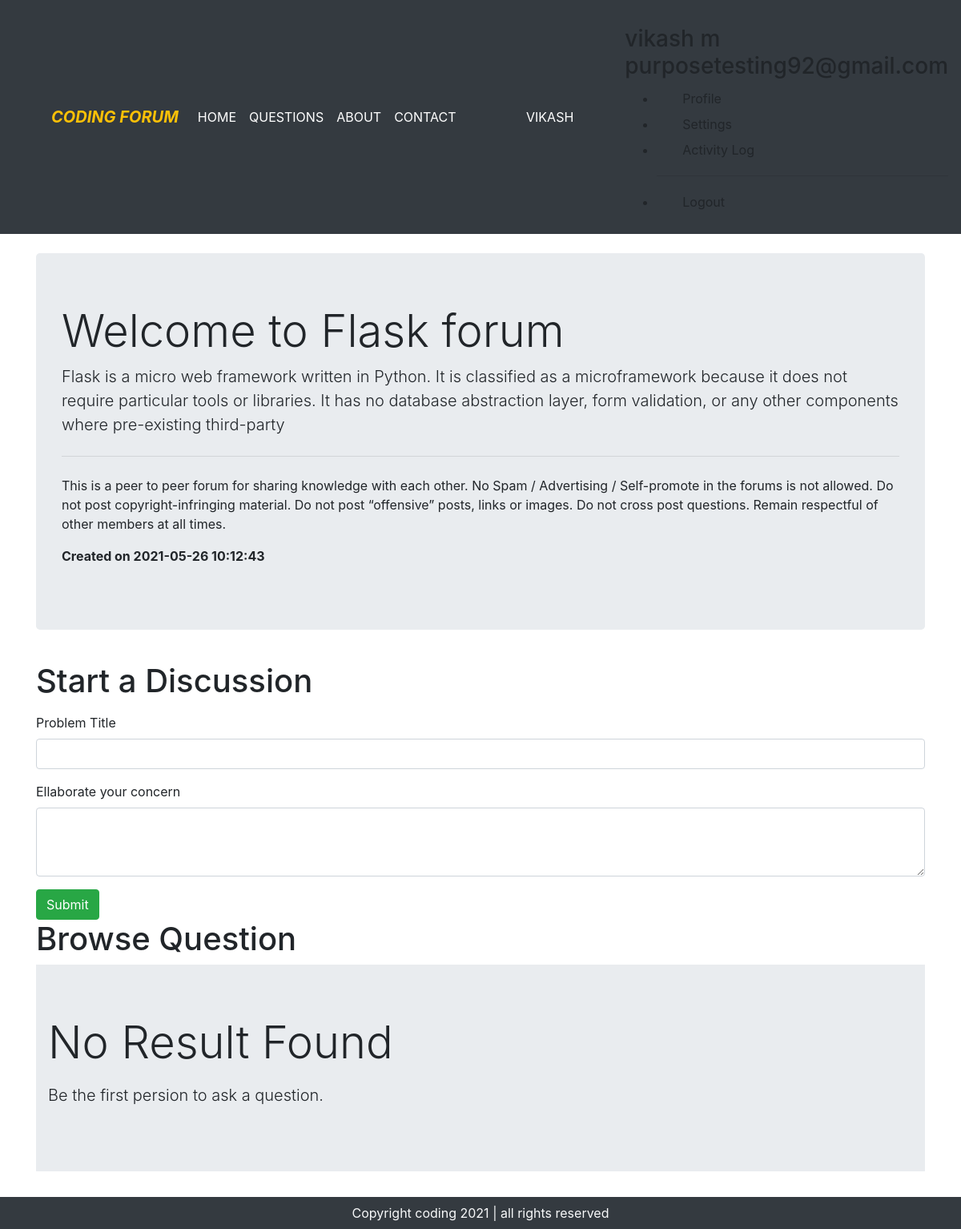
Screenshot of /threadlist.php?cat_id=4 (signed in) with the database file from the repository.
### tables this page shows
CREATE TABLE `categories` (
  `category_id` int(8) NOT NULL,
  `category_name` varchar(255) NOT NULL,
  `category_description` varchar(255) NOT NULL,
  `created` datetime NOT NULL DEFAULT current_timestamp()
);

### threadlist.php (the view, shortened to what this page needs)
<?php
    include 'partials/dbconnection.php';
?>
<!doctype html>
<html lang="en">
<head>
    <link rel="stylesheet" href="https://maxcdn.bootstrapcdn.com/bootstrap/4.0.0/css/bootstrap.min.css"
>
</head>
<body id="top">
    <?php include 'partials/header.php'; ?>
    <?php
                  if(isset($_REQUEST['cat_id']) == true){
                      $id = $_REQUEST['cat_id'];
                      $sql1 = "select * from categories where category_id = '$id'";
                      $query1 = mysqli_query($conn, $sql1);
                      while($row = mysqli_fetch_array($query1)){
                          echo '<div class="container my-4">
                            <div class="jumbotron">
                                <h1 class="display-4">Welcome to '.$row['category_name'].' forum</h1>
                                <p class="lead">'.$row['category_description'].'</p>
                                <hr class="my-4">
                                <p>This is a peer to peer forum for sharing knowledge with each other. No Spam / Advertising /
                                Self-promote in the forums is not allowed. Do not post copyright-infringing material.
                                Do not post “offensive” posts, links or images.
                                Do not cross post questions.
                                Remain respectful of other members at all times.</p>
                                <p><b>Created on '.$row['created'].'</b></p>
                            </div>
                        </div>';
                       }
                    }
    ?>
    <div class="container">
        <h1 class="py-2">Start a Discussion</h1>
        <?php
        if(isset($_SESSION['loggedin']) && $_SESSION['loggedin'] == true ){
                        echo '<form action="'.$_SERVER['REQUEST_URI'].'" method="post">
                                    <div class="form-group">
                                        <label for="exampleInputEmail1">Problem Title</label>
                                        <input type="text" class="form-control" id="title" name="title" aria-describedby="emailHelp">
                                    </div>
                                    <div class="form-group">
                                        <label for="exampleInputPassword1">Ellaborate your concern</label>
                                        <textarea name="desc" id="desc" class="form-control" rows="3"></textarea>
                                    </div>
                                    <button type="submit" class="btn btn-success">Submit</button>
                                </form>';
                    }
                    else{
                        echo "<p>You are not logged in. Please loggin for drop you query here</p>";
                    }
    ?>
    </div>
    <div class="container">
        <h1>Browse Question</h1>
        <?php
            if(isset($_REQUEST['cat_id']) == true){
                      $id = $_REQUEST['cat_id'];
                      $sql = "select * from que_threads where thread_cat_id = '$id'";
                      $result = mysqli_query($conn, $sql);
                      $row = mysqli_num_rows($result);
                  if($row > 0){
                      while($row1 = mysqli_fetch_array($result)){
                          $id = $row1['thread_id'];
                        echo '<div class="media my-3">
                                <img src="images/image2.png" width="54px" class="mr-3" alt="...">
                                <div class="media-body">
                                    <h5 class="mt-0"><a href="thread.php?threadid='.$id.'" class="text-dark">'.$row1['thread_title'].'</a></h5>
                                    '.$row1['thread_desc'].'
                                </div>
                            </div>';
                       }
                  }
                  else{
                       echo '<div class="jumbotron jumbotron-fluid">
                      <div class="container">
                        <p class="display-4">No Result Found</p>
                        <p class="lead">Be the first persion to ask a question.</p>
                      </div>
                    </div>';
                  }
              }
     ?>
    </div>
    <?php include 'partials/footer.php'; ?>
</body>
</html>

### rows the page displays
categories: category_name "Flask", category_description "Flask is a micro web framework written in Python. It is classified as a microframework because it does not require particular tools or libraries. It has no database abstraction layer, form validation, or any other components where pre-existing third-party", created "2021-05-26 10:12:43"

### other values shown
$_SESSION['firstname'] "VIKASH"
$_SESSION['firstname'] "vikash"
$_SESSION['lastname'] "m"
$_SESSION['username'] "purposetesting92@gmail.com"
